Frame 1 (no input): blank canvas, image omitted
Frame 60 (no input): blank canvas, image omitted
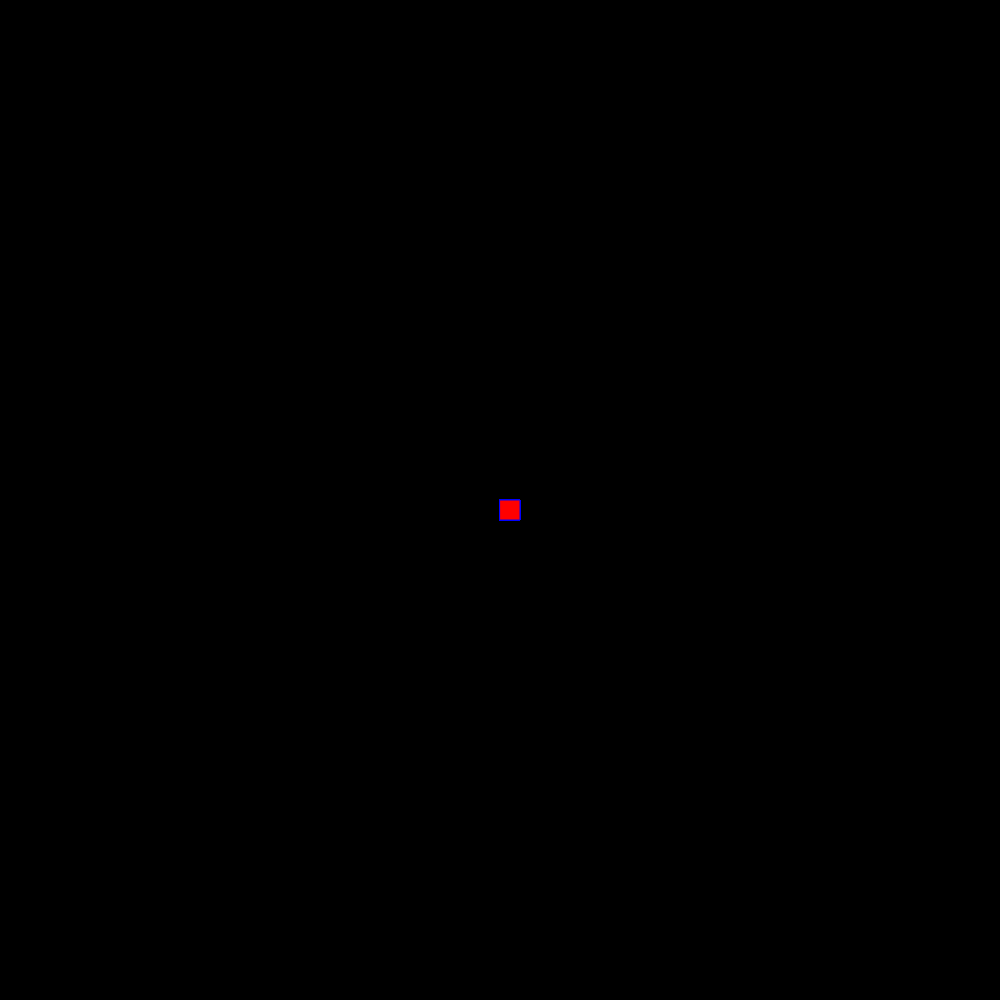
Frame 120 (the mouse pressed at the canvas centre since frame 60)

The p5.js sketch whose frames 1 and 60 were blank and that drew this single picture after the mouse press (run headless with seeded random() and noise() and a simulated clock; from frame 60 on, the mouse is pressed at the canvas centre):

// p5.js sketch
// ── sketch.js
function setup() {
    createCanvas(1000, 1000);
      background("black");
  }
  
  function draw() {
    stroke("blue");
    fill("red");
    if(mouseIsPressed){
    rect(mouseX, mouseY,20, 20)
   }
  
    
  }
